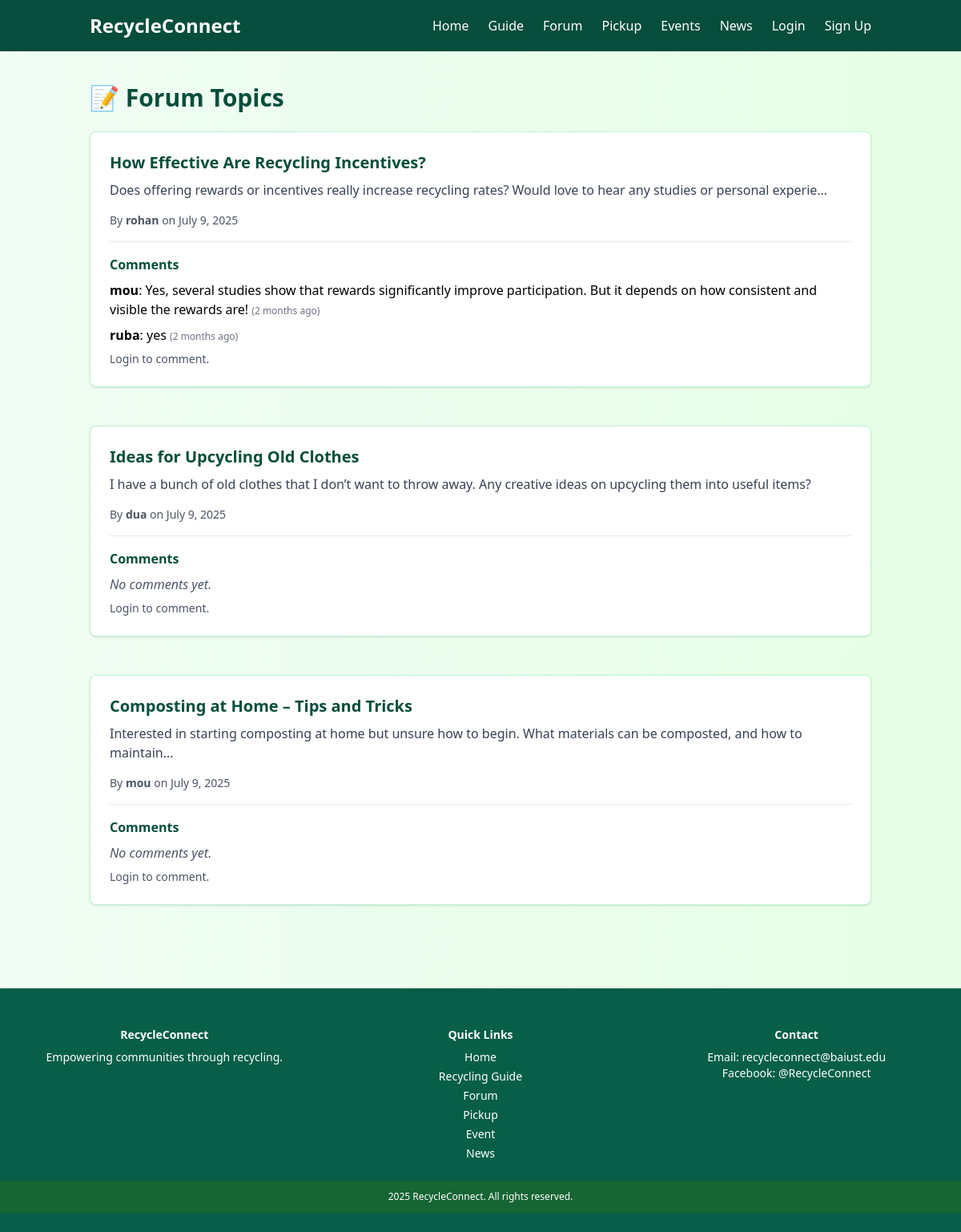
The app's page /forum/ with its own data.
### recycle_connect/models.py (models this page shows, shortened)
class ForumPost(models.Model):
    user = models.ForeignKey(User, on_delete=models.CASCADE)
    title = models.CharField(max_length=255)
    description = models.TextField()
    created_at = models.DateTimeField(auto_now_add=True)
    is_approved = models.BooleanField(default=False)

class Comment(models.Model):
    post = models.ForeignKey(ForumPost, on_delete=models.CASCADE, related_name='comments')
    user = models.ForeignKey(User, on_delete=models.CASCADE)
    content = models.TextField()
    created_at = models.DateTimeField(auto_now_add=True)

### recycle_connect/views.py (the view)
# urls.py: path('forum/', views.forum, name='forum'),
def forum(request):
    posts = ForumPost.objects.filter(is_approved=True).order_by('-created_at')
    return render(request, 'forum.html', {'posts': posts})

### template/forum.html (shortened to what this page needs)
{% load static %}
<!DOCTYPE html>
<html lang="en">
<head>
  <script src="https://cdn.tailwindcss.com"></script>
</head>
<body class="min-h-screen flex flex-col">
  <header class="bg-forest-green text-white">
    <div class="container mx-auto px-6 py-4 flex justify-between items-center">
      <h1 class="text-2xl font-bold">RecycleConnect</h1>
      <nav class="space-x-6 hidden md:flex">
        <a href="{% url 'home' %}" class="hover:text-green-200">Home</a>
        <a href="{% url 'recycling_guide' %}" class="hover:text-green-200">Guide</a>
        <a href="{% url 'forum' %}" class="hover:text-green-200">Forum</a>
        <a href="{% url 'pickup' %}" class="hover:text-green-200">Pickup</a>
        <a href="{% url 'event' %}" class="hover:text-green-200">Events</a>
        <a href="{% url 'news' %}" class="hover:text-green-200">News</a>
        {% if user.is_authenticated %}
          <a href="{% url 'user_profile' %}" class="hover:underline">Profile</a>
          <form action="{% url 'logout' %}" method="POST" class="inline">
            {% csrf_token %}
            <button type="submit" class="hover:underline">Logout</button>
          </form>
        {% else %}
          <a href="{% url 'login' %}" class="hover:underline">Login</a>
          <a href="{% url 'signup' %}" class="hover:underline">Sign Up</a>
        {% endif %}
      </nav>
    </div>
  </header>
  <main class="container mx-auto flex-grow px-6 py-10">
    <h2 class="text-3xl font-bold text-forest-green mb-6">📝 Forum Topics</h2>
    {% if posts %}
      <div class="grid gap-6">
        {% for post in posts %}
          {% if post.is_approved %}
          <div class="bg-white p-6 rounded-lg shadow border border-green-200 mb-6">
            <h3 class="text-xl font-bold text-forest-green mb-2">{{ post.title }}</h3>
            <p class="text-gray-700 mb-4">{{ post.description|truncatechars:120 }}</p>
            <p class="text-sm text-gray-600 mb-2">
              By <strong>{{ post.user.username }}</strong> on {{ post.created_at|date:"F j, Y" }}
            </p>
            <div class="border-t pt-4 mt-4">
              <h4 class="font-semibold text-forest-green mb-2">Comments</h4>
              <div id="comments-{{ post.id }}">
                {% for comment in post.comments.all %}
                  <div class="mb-2">
                    <strong>{{ comment.user.username }}</strong>: {{ comment.content }}
                    <small class="text-gray-500 text-xs">({{ comment.created_at|timesince }} ago)</small>
                  </div>
                {% empty %}
                  <p class="text-gray-600 italic">No comments yet.</p>
                {% endfor %}
              </div>
              {% if user.is_authenticated %}
              <form class="comment-form mt-2 flex gap-2" data-post-id="{{ post.id }}">
                {% csrf_token %}
                <input type="text" name="content" placeholder="Write a comment..." required
                       class="flex-grow border border-gray-300 rounded px-3 py-1 comment-input" />
                <button type="submit" class="bg-forest-green text-white px-4 rounded">Comment</button>
              </form>
              {% else %}
              <p class="text-sm text-gray-600 mt-2">Login to comment.</p>
              {% endif %}
            </div>
          </div>
          {% endif %}
        {% endfor %}
      </div>
    {% else %}
      <p class="text-gray-600 italic">No forum posts found.</p>
    {% endif %}
  </main>
  <footer class="bg-[var(--dark-green)] text-white text-center py-6 mt-10">
    <div class="max-w-7xl mx-auto py-6 px-4 grid grid-cols-1 sm:grid-cols-2 md:grid-cols-3 gap-4 text-sm">
      <div>
        <h2 class="font-bold mb-2">RecycleConnect</h2>
        <p>Empowering communities through recycling.</p>
      </div>
      <div>
        <h2 class="font-bold mb-2">Quick Links</h2>
        <ul class="space-y-1">
          <li><a href="{% url 'home' %}" class="hover:underline">Home</a></li>
          <li><a href="{% url 'recycling_guide' %}" class="hover:underline">Recycling Guide</a></li>
          <li><a href="{% url 'forum' %}" class="hover:underline">Forum</a></li>
          <li><a href="{% url 'pickup' %}" class="hover:underline">Pickup</a></li>
          <li><a href="{% url 'event' %}" class="hover:underline">Event</a></li>
          <li><a href="{% url 'news' %}" class="hover:underline">News</a></li>
        </ul>
      </div>
      <div>
        <h2 class="font-bold mb-2">Contact</h2>
        <p>Email: recycleconnect@baiust.edu</p>
        <p>Facebook: @RecycleConnect</p>
      </div>
    </div>
    <div class="text-center bg-green-800 text-xs py-3">{% now "Y" %} RecycleConnect. All rights reserved.</div>
  </footer>
</body>
</html>

### template/forum.html (style rules this page uses)
:root { --light-green: #a7f3d0; --dark-green: #065f46; --forest-green: #064e3b; --background-gradient-start: #f0fdf4; --background-gradient-end: #e6ffe6; }
body { background: linear-gradient(to right, var(--background-gradient-start), var(--background-gradient-end)); }
.text-forest-green { color: var(--forest-green); }
.bg-forest-green { background-color: var(--forest-green); }

### records on screen
ForumPost: title "How Effective Are Recycling Incentives?", description "Does offering rewards or incentives really increase recycling rates? Would love to hear any studies or personal experie…", user.username "rohan", created_at "July 9, 2025"
Comment: user.username "mou", content "Yes, several studies show that rewards significantly improve participation. But it depends on how consistent and visible the rewards are!", created_at "2 months"
Comment: user.username "ruba", content "yes", created_at "2 months"
ForumPost: title "Ideas for Upcycling Old Clothes", description "I have a bunch of old clothes that I don’t want to throw away. Any creative ideas on upcycling them into useful items?", user.username "dua", created_at "July 9, 2025"
ForumPost: title "Composting at Home – Tips and Tricks", description "Interested in starting composting at home but unsure how to begin. What materials can be composted, and how to maintain…", user.username "mou", created_at "July 9, 2025"
